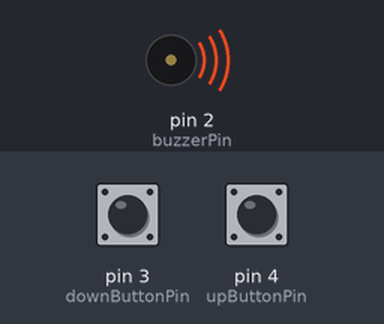
Simulated run of this sketch. Board: Arduino Uno, built with avr-gcc and run on an emulated ATmega328P. On the bench: buzzer (waves = sounding). The test bench sets the inputs (shaded band); at power-on: pin 3 (downButtonPin) LOW, pin 4 (upButtonPin) LOW. What the sketch prints to the serial monitor is not drawn.

Above: at 0.1 s.
Timing chart, 0 to 1.6 s (numbered marks = the images above):
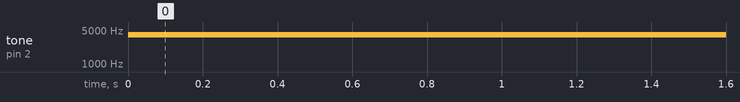

Measured:
- by itself, tone on pin 2 (buzzerPin): silent → 4000 Hz at 0.00 s

The sketch:

sketch.ino
```cpp
//piezo-buzzer with frequency control using buttons

// ++++++++++ config ++++++++++
// +++++ pin config +++++
const byte buzzerPin = 2;
const byte downButtonPin = 3;
const byte upButtonPin = 4;
// ----- pin config -----
// ---------- config ----------

void setup() {
  pinMode(buzzerPin, OUTPUT);
  pinMode(upButtonPin, INPUT);
  pinMode(downButtonPin, INPUT);

  Serial.begin(9600);
}

int frequency = 4000;

void loop() {
  Serial.println("loop");

  int upButtonState = digitalRead(upButtonPin);
  int downButtonState = digitalRead(downButtonPin);

  Serial.print("states: -");
  Serial.print(downButtonState);
  Serial.print(" +");
  Serial.print(upButtonState);
  Serial.print(" => ");
  Serial.println(frequency);

  if(upButtonState == HIGH) {
    frequency += 10;
  } else if(downButtonState == HIGH) {
    frequency -= 10;
  }

  if(frequency < 0) {
    frequency = 0;
  }

  tone(buzzerPin, frequency);
}
```
